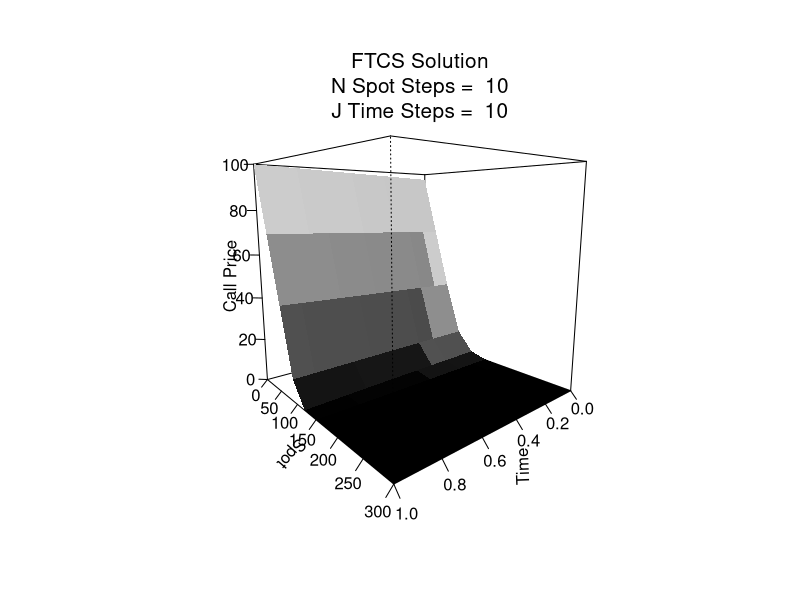
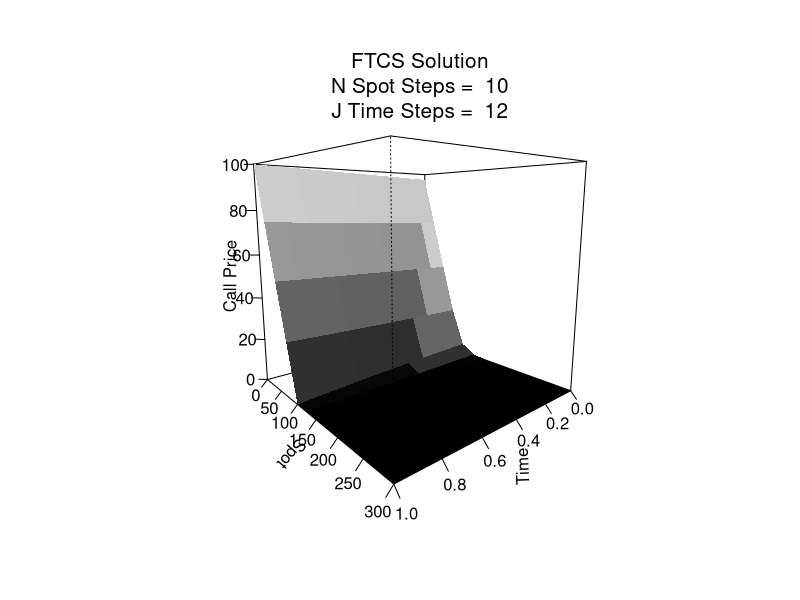
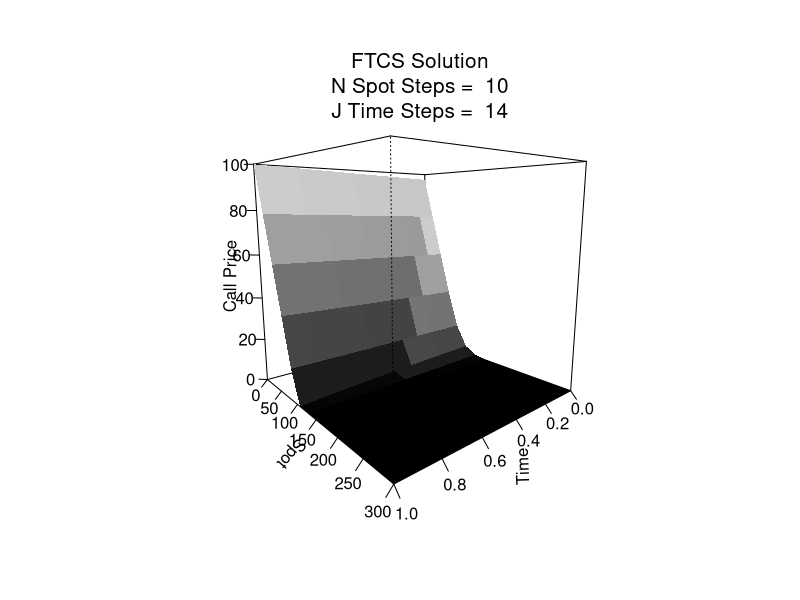
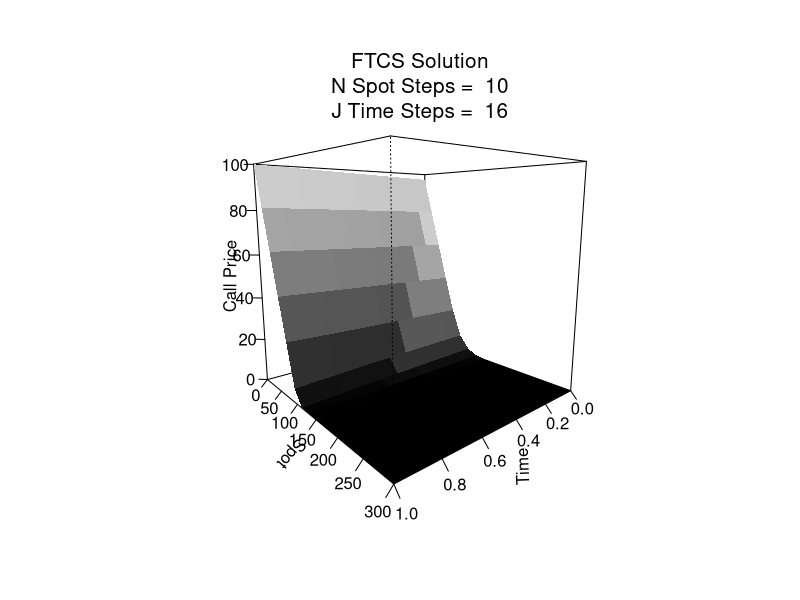
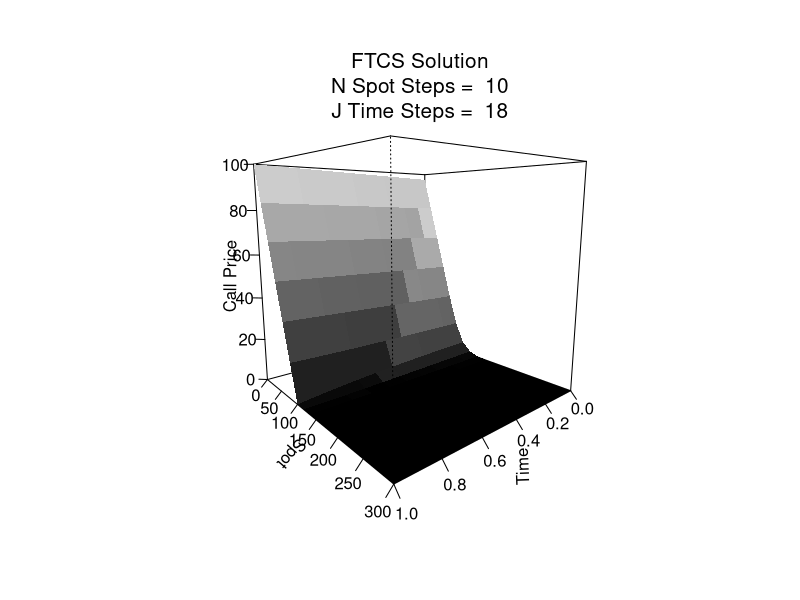
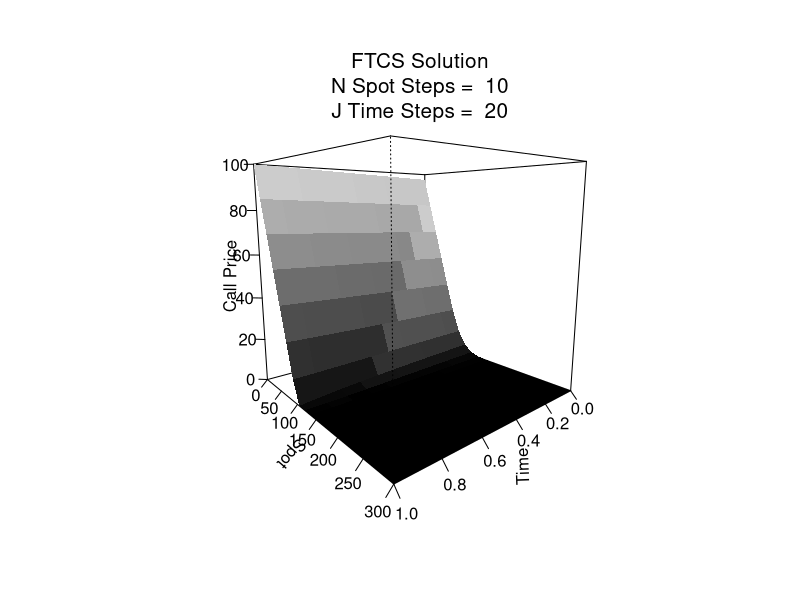
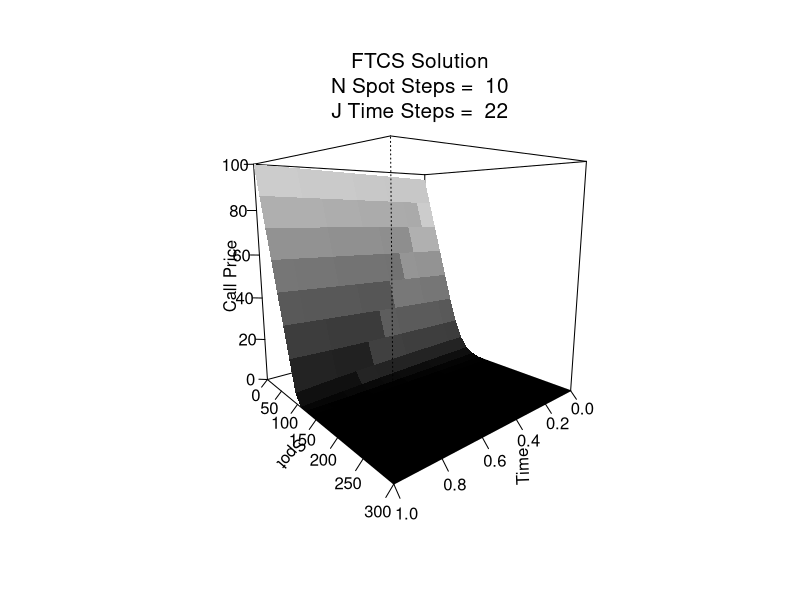
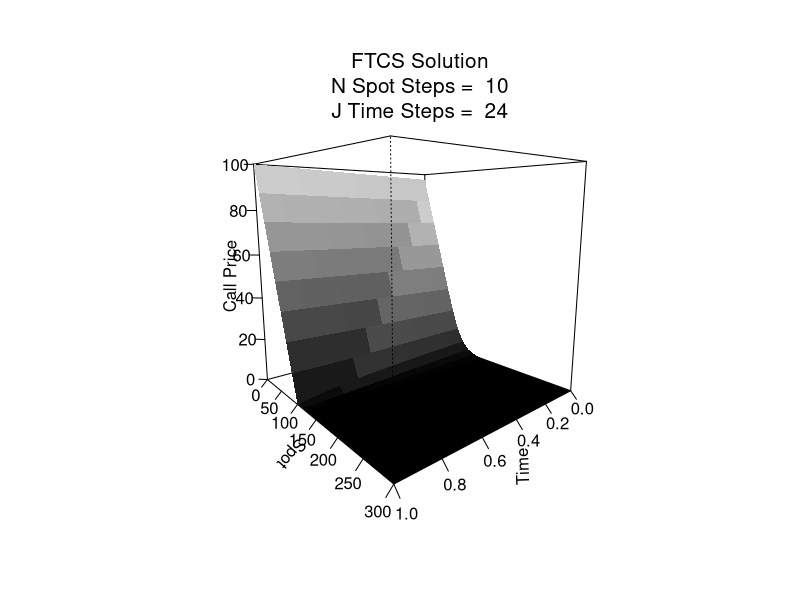

Here is the R script that generated these plots, in order: (Note: this script raises an error after producing the figures.)
#### set working directory
setwd("~/drive/concordia/2015-2016/1_fall2015/macf402/assignment5/")

#### functions
compute_d1 <- function(S, K, r, sigma, dt) {
  ( log(S / K) + (r + 0.5 * sigma^2) * dt ) / ( sigma * sqrt(dt) )
}
compute_d2 <- function(S, K, r, sigma, dt) {
  compute_d1(S, K, r, sigma, dt) - sigma * sqrt(dt)
}
bs_price_put <- function(S, K, r, sigma, dt) {
  if (dt == 0) {
    return( pmax(K - S, 0) )
  }
  d1 <- compute_d1(S, K, r, sigma, dt)
  d2 <- compute_d2(S, K, r, sigma, dt)
  pnorm(-d2) * K * exp(-r * dt) - pnorm(-d1) * S
}

#### parameters
S0 <- 100
K <- 100
sigma <- 0.2
r <- 0.03
t_max <- 1
S_max <- 3 * K 

ftcs_method <- function(N, J) {
  dS <- S_max/J
  dt <- t_max/N
  nu <- dt/dS^2
  
  # Create the tridiagonal matrix
  j_vec <- 1:(J - 1)
  aa <- (-0.5 * r * dt * j_vec + 0.5 * sigma^2 * dt * j_vec^2) / (1 + r * dt)
  bb <- (1 - sigma^2 * dt * j_vec^2) / (1 + r * dt)
  cc <- (0.5 * r * dt * j_vec + 0.5 * sigma^2 * dt * j_vec^2) / (1 + r * dt)
  A <- diag(bb) + cbind(rbind(0, diag(aa[-1])),0) + cbind(0,rbind(diag(head(cc,length(cc)-1)),0))
  
  V <- matrix(0, nrow = N + 1, ncol = J + 1)
  V[N + 1,] <- pmax(K - seq(0, S_max, dS), 0) # initial condition
  V[, 1] <- exp(-r * seq(t_max, 0, -dt)) * K # boundary condition for S -> 0
  
  
  for (i in N:1) { # FTCS
    p <- rep(0, J - 1)
    p[1] <- aa[1] * V[i + 1, 1] # boundary condition for S -> 0
    V[i, 2:J] <- A %*% V[(i + 1), 2:J] + p
  }
  
  # create coordinate vectors
  taxt <- seq(0, t_max, dt)
  Saxt <- seq(0, S_max, dS)
  
  # Construct the true solution
  V_true <- matrix(nrow = nrow(V), ncol = ncol(V))
  for (n in 1:nrow(V_true)) { # time
    V_true[n,] <- bs_price_put(Saxt, K, r, sigma, t_max - taxt[n])
  }
  
  #### PLOTS 
  plot_filepath <- paste0("./plots/q5_J", J, "_N", N, "_")
  ncols <- 128
  colfunc <- colorRampPalette(c('black','gray80'))
  V_cols <- colfunc(ncols)[as.numeric(cut(V, breaks = ncols))]
  V_true_cols <- colfunc(ncols)[as.numeric(cut(V_true, breaks = ncols))]
  border_col <- NA
  
  # plot FTCS solution
  pdf(paste0(plot_filepath, "ftcs.pdf"), height = 8, width = 8)
  par(mfrow = c(1,1), oma=c(0,0,2,0))
  persp(taxt, Saxt, V, theta = 140, phi = 10, ticktype = "detailed", col = V_cols,
        ylab = "Spot", xlab = "Time", zlab = "Call Price", border = border_col)
  mtext(paste("FTCS Solution\n N Spot Steps = ", N, "\nJ Time Steps = ", J), cex = 1.25)
  dev.off()
  
  ## plot black-scholes solution
  #pdf(paste0(plot_filepath, "bs.pdf"), height = 8, width = 8)
  #par(mfrow = c(1,1), oma=c(0,0,2,0))
  #persp(taxt, Saxt, V_true, theta = 140, phi = 10, ticktype = "detailed", col = V_true_cols,
  #      ylab = "Spot", xlab = "Time", zlab = "Call Price", border = border_col)
  #mtext("Black-Scholes Solution\n\n", cex = 1.25)
  #dev.off()
  
  ## plot errors
  #pdf(paste0(plot_filepath, "err1.pdf"), height = 8, width = 8)
  #par(mfrow = c(1,1), oma=c(0,0,2,0))
  #persp(taxt, Saxt, V_true - V, theta = 120, phi = 25, ticktype = "detailed", col = "gray80",
  #      ylab = "Spot", xlab = "Time", zlab = "Error", border = "gray40")
  #mtext(paste("FTCS Error\nN Spot Steps = ", N, "\nJ Time Steps = ", J), cex = 1.25)
  #dev.off()
  #pdf(paste0(plot_filepath, "err2.pdf"), height = 8, width = 8)
  #par(mfrow = c(1,1), oma=c(0,0,2,0))
  #persp(taxt, Saxt, V_true - V, theta = -120, phi = 25, ticktype = "detailed", col = "gray80",
  #      ylab = "Spot", xlab = "Time", zlab = "Error", border = "gray40")
  # mtext(paste("FTCS Error\nN Spot Steps = ", N, "\nJ Time Steps = ", J), cex = 1.25)
  #dev.off()
  
  mx_abs_err <- max(abs(V - V_true))
  return (mx_abs_err)
}

N <- seq(10, 450, 5) # nb of t steps
J <- seq(10, 120, 2) # nb of x steps
E <- matrix(nrow = length(N), ncol = length(J)) # rows are time, cols are space
for (n in 1:length(N)) {
  for (j in 1:length(J)) {
    E[n,j] <- ftcs_method(N[n], J[j])
    print(c(N[n], "---", J[j]))
  }
}

## plot errors
pdf("./plots/q5_max_abs_err.pdf", height = 8, width = 9)
par(mfrow = c(1,1), oma=c(0,0,2,0))
persp(N, J, log10(E), theta = -50, phi = 35, ticktype = "detailed",
      zlab = "Log10 Error", col = "gray80", border = "gray40")
mtext("Max Absolute Error\nFTCS - Black-Scholes", cex = 1.25)
dev.off()

dat_log10_err <- as.data.frame(log10(E))
dat_log10_err <- round(dat_log10_err, 2)

colnames(dat_log10_err) <- paste0("J=", J)
rownames(dat_log10_err) <- paste0("N=", N)
write.csv(x = dat_log10_err[,1:floor(length(J)/2)], file = "./data/q5_dat_err_a.csv", quote = F)
write.csv(x = dat_log10_err[,(floor(length(J)/2) + 1):length(J)], file = "./data/q5_dat_err_b.csv", quote = F)

## plot only region of stability
h <- log10(E) 
h[h > 0] <- NA # replace all errors > 1 => log10 error > 0 with NA

pdf("./plots/q5_max_abs_err_trunc.pdf", height = 8, width = 9)
par(mfrow = c(1,1), oma=c(0,0,2,0))
persp(N, J, h, theta = 220, phi = 20, ticktype = "detailed",
      zlab = "Log10 Error", col = "gray80", border = "gray40")
mtext("Max Absolute Error\nFTCS - Black-Scholes\nLog10 Error < 0", cex = 1.25)
dev.off()

## find boundary of stability wrt J
boundary <- apply(E, 2, FUN = function(x) { min(which(x <= 1)) })
boundary[boundary == Inf] <- NA

# fit to linear model
model <- lm(sqrt(boundary)~J)
int <- coef(model)["(Intercept)"]
slope <- coef(model)["J"]
model_sq <- (int + slope * J)^2

pdf("./plots/q5_model.pdf", height = 6, width = 5.5)
par(mfrow = c(1,1), oma=c(0,0,2,0))
plot(boundary~J, type = 'p', lwd = 2,
     ylab = "N")
lines(model_sq~J, lwd = 3, col = 'gray30')
text(x = 40, y = 60, substitute(paste(sqrt(hat(N)), " = ", b0, " + ", b1, "J"), 
                                list(b0 = round(int,4), b1 = round(slope,4))))
mtext("Least N for Stability\n(Log10 Error < 0)\n", cex = 1.25)
dev.off()






